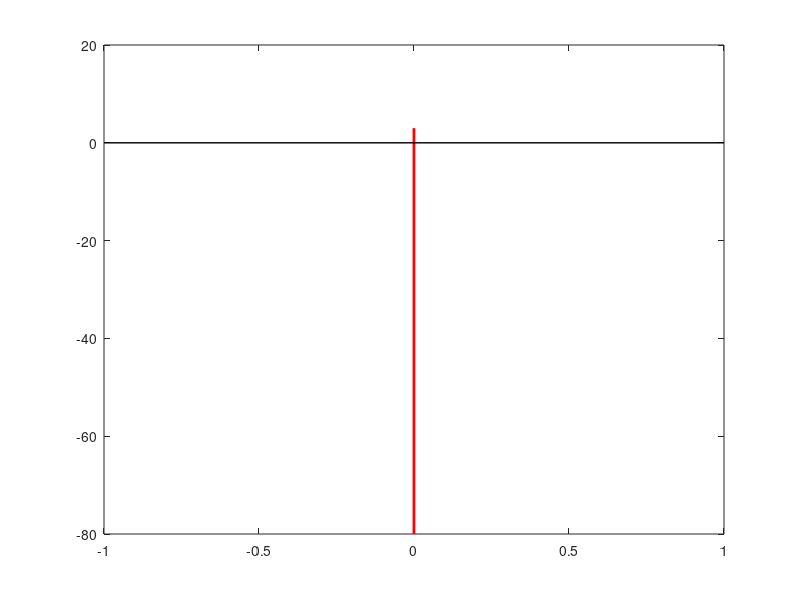

Recreate this plot in MATLAB. (Note: this script raises an error after producing the figure.)
clc
clear all


L=64;
nfft=L*64;
x_label=-0.5:1/nfft:0.5-1/nfft;
w=2*pi*[0,1/L,5/L,5.7/L];
y=w/2/pi;
tgt_num=length(w);
amp=ones(1,tgt_num);

sig=zeros(1,L);
nfft=4096;
search_f=-0.5:1/nfft:0.5-1/nfft;
for i=1:tgt_num
    theta=2*pi*rand();
    sig=sig+amp(i)*exp(1i*theta)*exp(1i*w(i)*(0:(L-1)));
end
sig=sig/sqrt(mean(abs(sig.^2)));
%% 
% SNR=20;
% noisedSig_20dB=sig*10^(SNR/20)+wgn(size(sig,1),size(sig,2),0,'complex');
% SNR=5;
% noisedSig_0dB=sig*10^(SNR/20)+wgn(size(sig,1),size(sig,2),0,'complex');

load noisedSig_20dB
load noisedSig_0dB

%% MUSIC
musicWinLen=L/2;
snapNum=L-musicWinLen+1;
x=0;
sk=zeros(musicWinLen,snapNum);
for i=1:snapNum
    B1=noisedSig_20dB(i:(i+musicWinLen-1));
    x=x+1;
    z1=B1(:);
    sk(:,x)=z1;
end
Rss= sk*sk'/snapNum;

[EV,D] = eig(Rss);
[EVA,I] = sort(diag(D).');
EV = fliplr(EV(:,I));
G = EV(:,tgt_num+1:end);
P_music_20dB=zeros(1,nfft);
for i=1:length(search_f)
    steeringVec=exp(1i*2*pi*search_f(i)*(0:musicWinLen-1)).';
    P_music_20dB(i)=1/(steeringVec'*G*G'*steeringVec);
end

%%
musicWinLen=L/2;
snapNum=L-musicWinLen+1;
x=0;
sk=zeros(musicWinLen,snapNum);
for i=1:snapNum
    B1=noisedSig_0dB(i:(i+musicWinLen-1));
    x=x+1;
    z1=B1(:);
    sk(:,x)=z1;
end
Rss= sk*sk'/snapNum;

[EV,D] = eig(Rss);
[EVA,I] = sort(diag(D).');
EV = fliplr(EV(:,I));
G = EV(:,tgt_num+1:end);
P_music_0dB=zeros(1,nfft);
for i=1:length(search_f)
    steeringVec=exp(1i*2*pi*search_f(i)*(0:musicWinLen-1)).';
    P_music_0dB(i)=1/(steeringVec'*G*G'*steeringVec);
end
%%
h=figure(2)
set(h,'position',[100 100 1000 600]);

for i=1:tgt_num
    h1=stem(y(i),-80,'r-','Marker','none','linewidth',2);
    hold on;
    h2=stem(y(i),3,'r-','Marker','none','linewidth',2);
    hold on;
    set(get(get(h1,'Annotation'),'LegendInformation'),'IconDisplayStyle','off');
    set(get(get(h2,'Annotation'),'LegendInformation'),'IconDisplayStyle','off');
end
axis([-0.08 0.22 -40 3])
set(gca,'FontSize',20); 
set(get(gca,'XLabel'),'FontSize',20);
set(get(gca,'YLabel'),'FontSize',20);
normMusic=10*log10(P_music_20dB/max(P_music_20dB)+1e-13);
plot(x_label,real(normMusic).','b:.','linewidth',3);
hold on
normMusic=10*log10(P_music_0dB/max(P_music_0dB)+1e-13);
plot(x_label,real(normMusic).','k:.','linewidth',3);
legend('MUSIC, SNR = 30dB','MUSIC, SNR = 10dB');
ylabel('Normalized Power / dB');
xlabel('Normalized freq. / Hz');
grid on;
hold on;

